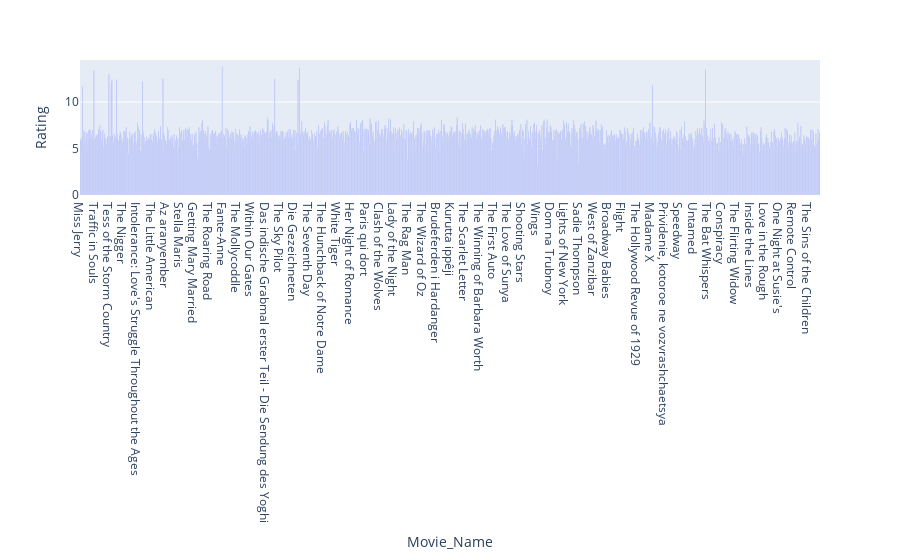

The cell this chart's notebook holds for it:
### Code cell
px.bar(data_frame= df, x ='Movie_Name', y= 'Rating')

### Figure 1 — Plotly figure (JSON) as saved in the notebook; plotly's stock layout.template omitted (floating-point values rounded to 4 significant figures; data arrays with more than 128 entries replaced by an {"elided": "..."} marker saying what was removed)
{"data": [{"alignmentgroup": "True", "hovertemplate": "Movie_Name=%{x}<br>Rating=%{y}<extra></extra>", "legendgroup": "", "marker": {"color": "#636efa", "pattern": {"shape": ""}}, "name": "", "offsetgroup": "", "orientation": "v", "showlegend": false, "textposition": "auto", "type": "bar", "x": {"elided": "1000 str values"}, "xaxis": "x", "y": {"elided": "1000 float values"}, "yaxis": "y"}], "layout": {"barmode": "relative", "legend": {"tracegroupgap": 0}, "margin": {"t": 60}, "xaxis": {"anchor": "y", "domain": [0, 1], "title": {"text": "Movie_Name"}}, "yaxis": {"anchor": "x", "domain": [0, 1], "title": {"text": "Rating"}}}}
